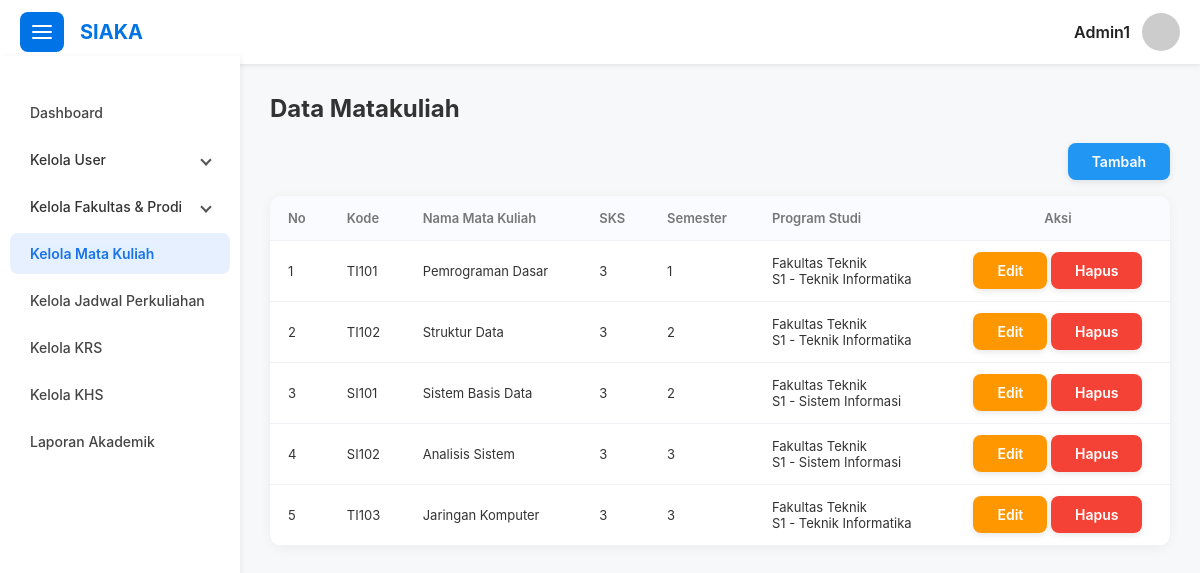
Screenshot of /page/matakuliah/data_mata_kuliah.php (signed in) with the database file from the repository.
### tables this page shows
CREATE TABLE `mata_kuliah` (
  `id` int(11) NOT NULL,
  `kode_mk` varchar(20) NOT NULL,
  `nama_mk` varchar(100) NOT NULL,
  `sks` int(11) NOT NULL,
  `semester` int(11) NOT NULL,
  `id_prodi` int(11) NOT NULL
);

CREATE TABLE `fakultas` (
  `id` int(11) NOT NULL,
  `nama_fakultas` varchar(100) NOT NULL
);

CREATE TABLE `prodi` (
  `id` int(11) NOT NULL,
  `nama_prodi` varchar(100) NOT NULL,
  `id_fakultas` int(11) NOT NULL,
  `jenjang` enum('D3','S1','S2') DEFAULT NULL
);

### config/config.php (called while the page is built, shortened)
<?php
function base_url($path = '')
{
  return BASE_URL . ltrim($path, '/');
}

### page/matakuliah/data_mata_kuliah.php (the view, shortened to what this page needs)
<?php include("../../layout/header.php"); ?>
<?php include("../../layout/topbar.php"); ?>
<?php include("../../layout/sidebar.php"); ?>
<?php include("../../config/db.php"); ?>
<section id="data-matakuliah">
  <div class="row">
    <div class="col-md-12 mb-3">
      <a href="<?= base_url("/page/matakuliah/tambah_mata_kuliah.php") ?>" class="btn btn-info float-right">Tambah</a>
    </div>
    <div class="col-md-12">
      <table>
        <thead>
          <tr>
            <th>No</th>
            <th>Kode</th>
            <th>Nama Mata Kuliah</th>
            <th>SKS</th>
            <th>Semester</th>
            <th>Program Studi</th>
            <th class="text-center">Aksi</th>
          </tr>
        </thead>
        <?php
        $query = "SELECT m.*, p.nama_prodi, p.jenjang, f.nama_fakultas FROM mata_kuliah m JOIN prodi p ON p.id = m.id_prodi JOIN fakultas f ON f.id = p.id_fakultas";
        $sql = mysqli_query($conn, $query);
        $count = mysqli_num_rows($sql);
        $no = 1;
        ?>
        <tbody id="matakuliah-table-body">
          <?php if ($count > 0) { ?>
            <?php while ($data = mysqli_fetch_array($sql)) { ?>
              <tr>
                <td><?= $no++; ?></td>
                <td><?= $data["kode_mk"]; ?></td>
                <td><?= $data["nama_mk"]; ?></td>
                <td><?= $data["sks"]; ?></td>
                <td><?= $data["semester"]; ?></td>
                <td>
                  <?= $data["nama_fakultas"]; ?> <br>
                  <?= $data["jenjang"]; ?> - <?= $data["nama_prodi"]; ?>
                </td>
                <td class="text-center">
                  <a href="<?= base_url("/page/matakuliah/edit_mata_kuliah.php") . "?id=" . $data["id"]; ?>" class="btn btn-warning">Edit</a>
                  <a href="<?= base_url("/action/matakuliah/hapus_data.php") . "?id=" . $data["id"]; ?>" class="btn btn-danger">Hapus</a>
                </td>
              </tr>
            <?php } ?>
          <?php } else { ?>
            <tr>
              <td colspan="6" style="text-align: center;">Tidak ada data</td>
            </tr>
          <?php } ?>
        </tbody>
      </table>
    </div>
  </div>
</section>
<?php include("../../layout/scripts.php"); ?>
<?php include("../../layout/footer.php"); ?>

### style/style.css (style rules this page uses)
* { box-sizing: border-box; }
body { margin: 0; font-family: 'Inter', sans-serif; background: #f7f8fa; color: #222; }
table { width: 100%; border-collapse: collapse; background: white; border-radius: 12px; overflow: hidden; box-shadow: 0 2px 12px rgb(0 0 0 / 0.05); }
th, td { text-align: left; padding: 14px 18px; font-size: 13px; border-bottom: 1px solid #f0f2f5; color: #333; white-space: nowrap; }
th { background: #f9fbff; font-weight: 600; color: #777; }
.btn { padding: 10px 24px; font-size: 14px; font-weight: 600; border: none; border-radius: 8px; cursor: pointer; user-select: none; transition: background-color 0.25s ease, transform 0.1s ease; box-shadow: 0 2px 6px rgba(0, 0, 0, 0.1); outline: none; text-decoration: none; }
.btn-danger { background-color: #f44336; color: white; }
.btn-warning { background-color: #ff9800; color: white; }
.btn-info { background-color: #2196f3; color: white; }
.row { display: flex; flex-wrap: wrap; margin-left: -10px; margin-right: -10px; }
[class*="col-"] { padding-left: 10px; padding-right: 10px; box-sizing: border-box; }
@media (min-width: 768px) { .col-md-12 { width: 100%; } }
.mb-3 { margin-bottom: 1rem !important; }
.text-center { text-align: center !important; }
.float-right { float: right !important; }

### rows the page displays
mata_kuliah: kode_mk "TI101", nama_mk "Pemrograman Dasar", sks "3", semester "1", fakultas.nama_fakultas "Fakultas Teknik", id_prodi.jenjang "S1", id_prodi.nama_prodi "Teknik Informatika"
mata_kuliah: kode_mk "TI102", nama_mk "Struktur Data", sks "3", semester "2", fakultas.nama_fakultas "Fakultas Teknik", id_prodi.jenjang "S1", id_prodi.nama_prodi "Teknik Informatika"
mata_kuliah: kode_mk "SI101", nama_mk "Sistem Basis Data", sks "3", semester "2", fakultas.nama_fakultas "Fakultas Teknik", id_prodi.jenjang "S1", id_prodi.nama_prodi "Sistem Informasi"
mata_kuliah: kode_mk "SI102", nama_mk "Analisis Sistem", sks "3", semester "3", fakultas.nama_fakultas "Fakultas Teknik", id_prodi.jenjang "S1", id_prodi.nama_prodi "Sistem Informasi"
mata_kuliah: kode_mk "TI103", nama_mk "Jaringan Komputer", sks "3", semester "3", fakultas.nama_fakultas "Fakultas Teknik", id_prodi.jenjang "S1", id_prodi.nama_prodi "Teknik Informatika"

### other values shown
$_SESSION["username"] "Admin1"
$page "Data Matakuliah"
